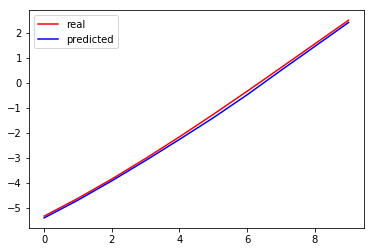

This chart was generated by the following Python code:
import numpy as np
import matplotlib.pyplot as plt
import pandas as pd
dataset = pd.read_csv('rossler.csv')

training_set = dataset.iloc[:1100, 0:1].values
X_train=[]
y_train=[]
for i in range(20,1090):
    X_train.append(training_set[i-20:i,0])
    y_train.append(training_set[i,0])
X_train=np.asarray(X_train)
y_train=np.asarray(y_train)

X_train = np.reshape(X_train, (X_train.shape[0], X_train.shape[1], 1))
from keras.models import Sequential
from keras.layers import Convolution1D
from keras.layers import MaxPooling1D
from keras.layers import Flatten
from keras.layers import Dense
model = Sequential()
model.add(Convolution1D(filters=16, kernel_size=3, activation='relu', input_shape=(20,1)))
model.add(MaxPooling1D(pool_size=2))
model.add(Flatten())
model.add(Dense(20, activation='relu'))
model.add(Dense(1,activation='linear'))
model.compile(loss='mean_squared_error', optimizer='adam')
# fit network
history=model.fit(X_train,y_train,epochs=60,batch_size=8,validation_split=0.02)

test_set=dataset.iloc[1100:1130, 0:1].values
X_test=[]
y_test=[]
for i in range(20,30):
    X_test.append(test_set[i-20:i,0])
    y_test.append(test_set[i,0])
X_test=np.asarray(X_test)
y_test=np.asarray(y_test)
X_test = np.reshape(X_test, (X_test.shape[0], X_test.shape[1], 1))
predicted=model.predict(X_test)
y_test=np.reshape(y_test,(10,1))
predicted=np.reshape(predicted,(10,1))
plt.plot(y_test, color = 'red', label="real" )
plt.plot(predicted, color = 'blue', label="predicted")
plt.legend()
plt.show()
plt.plot(history.history['loss'])
plt.plot(history.history['val_loss'])
plt.title('model loss')
plt.ylabel('loss')
plt.xlabel('epoch')
plt.legend(['train', 'validation'], loc='upper left')
plt.show()
